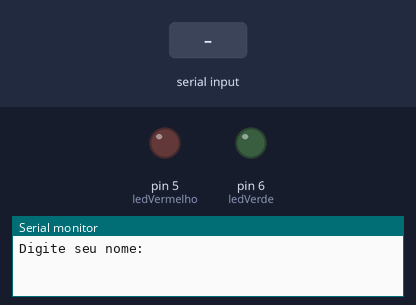
This sketch was run on a simulated Arduino Uno, built with avr-gcc and run on an emulated ATmega328P. Shown: output pins drawn as LEDs (lit = HIGH), the last lines printed to the serial monitor. The test bench sets the inputs (shaded band).

Above: at 1.2 s.
1.3 s: "Sim" received over Serial
3.8 s: "90,45\n" received over Serial
At 6.5 s:
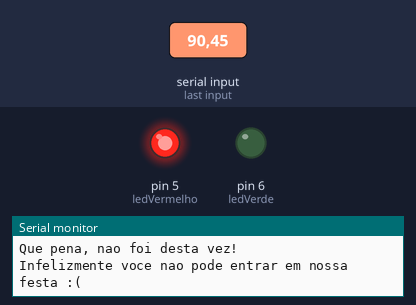
Timing chart, 0 to 8.9 s (numbered marks = the images above; inputs shaded):
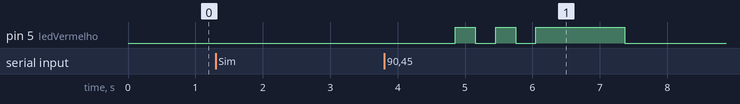

Measured:
- after the input at 3.8 s, pin 5 (ledVermelho): goes HIGH 0.30 s, LOW 0.30 s, HIGH 0.30 s, LOW 0.30 s, HIGH 1.3 s, then LOW, starting after 1.1 s

The sketch:

Condicionais_Exemplo_2.ino
```cpp
// C++ code
// Variáveis
//bool maiorDeIdade = idade >= 18;
// Valor false = 0
// Val/or true = 1

int idade = 0;
String nome = "";
String ingresso = "";
bool entraNaFesta = idade >= 18 && ingresso == "Sim";
int ledVermelho = 5;
int ledVerde = 6;

void setup()
{
  pinMode(ledVermelho, OUTPUT);//Configura led vermelho como saída
  pinMode(ledVerde, OUTPUT);//Configura led verde como saída
  Serial.begin(9600);
}

void loop()
{
  Serial.println ("Digite seu nome:");//pergunta o nome do usuário
  while (! Serial.available () );//espera o usuário digitar/dar um <Enter>
  nome = Serial.readString ();//resposta do usuário / ler um texto da serial
  nome.trim ();//retira  o \n (retira o enter capturado)

  Serial.println("Digite sua idade:");//pergunta a altura em metros  do usuário
  while (! Serial.available () );//espera o usuário digitar/dar um <Enter>
  idade = Serial.parseInt ();//resposta do usuário

  Serial.println ("Tem ingresso?");//pergunta o nome do usuário
  while (! Serial.available () );//espera o usuário digitar/dar um <Enter>
  ingresso = Serial.readString ();//resposta do usuário / ler um texto da serial


  // Avalia se pode entrar na festa
  entraNaFesta = idade >= 18 && ingresso == "Sim";

  Serial.println();
  Serial.println (" _____________");
  Serial.println ("|             |");
  Serial.println ("|  Relatorio  |");
  Serial.println ("|_____________|");
  Serial.println ();

  Serial.println("Nome: " + String(nome));
  Serial.println("Idade: " + String(idade));
  Serial.println("Ingresso: " + String(ingresso));

  if (entraNaFesta)  // se for verdadeiro (true)
  {
   digitalWrite(ledVerde, HIGH);
   digitalWrite(ledVerde, HIGH);
   delay(300);
   digitalWrite(ledVerde, LOW);
   delay(300);
   digitalWrite(ledVerde, HIGH);
   delay(300);
   digitalWrite(ledVerde, LOW);
   delay(300);
   digitalWrite(ledVerde, HIGH);
   delay(300);
   digitalWrite(ledVermelho, LOW);
   Serial.println("Parabens... Esperamos que voce curta nossa festa!");
   Serial.println("Se prepare, pois ela acontecerah nesta sexta!");
   Serial.println("Estamos ansiosos para te receber! :)");
  }
  else
  {
   digitalWrite(ledVermelho, HIGH);
   delay(300);
   digitalWrite(ledVermelho, LOW);
   delay(300);
   digitalWrite(ledVermelho, HIGH);
   delay(300);
   digitalWrite(ledVermelho, LOW);
   delay(300);
   digitalWrite(ledVermelho, HIGH);
   delay(300);
   digitalWrite(ledVerde, LOW);
   Serial.println("Que pena, nao foi desta vez!");
   Serial.println("Infelizmente voce nao pode entrar em nossa festa :(");
  }
  delay(1000);
   digitalWrite(ledVermelho, LOW);
   digitalWrite(ledVerde, LOW);
   Serial.println();
  delay(1000); // Espera 10 segundos antes de repetir
}
```
